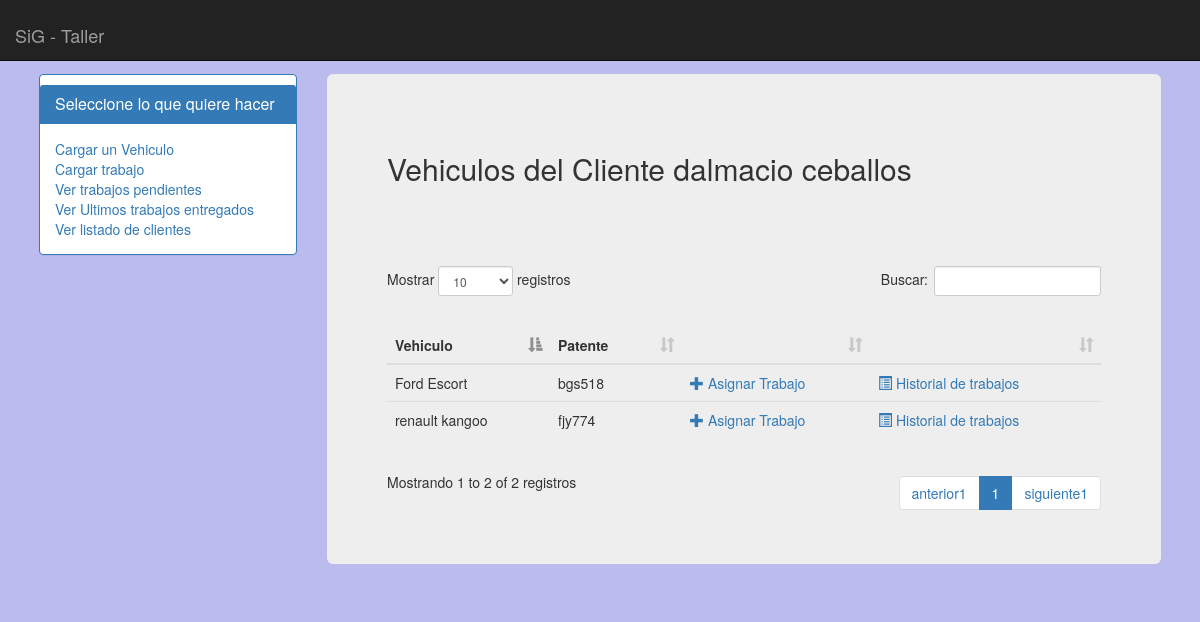
Page /gestion/ver_vehiculos_cliente/2/ on the committed database.
### apps/gestion/models.py (models this page shows, shortened)
class Cliente(models.Model):
	nombre					= models.CharField(max_length=100)
	fecha_nacimiento		= models.DateField(default=datetime.date.today,blank=True,null=True)
	telefono_numero 		= models.CharField(max_length=10, null=True)
	direccion				= models.CharField(max_length=100, null=True)
	otro_contacto			= models.CharField(max_length=150, null=True)

class ClienteVehiculo(models.Model):
	vehiculo 			= models.ForeignKey(Vehiculo,related_name='pertenece_a')
	cliente 			= models.ForeignKey(Cliente,related_name='tiene')
	fecha 				= models.DateField()
	fecha_hasta 		= models.DateField(null=True)

class Vehiculo(models.Model):
	tipo_vehiculo	= models.CharField(max_length=20)
	modelo_marca	= models.CharField(max_length=100)
	patente 		= models.CharField(max_length=12,unique=True)
	observaciones	= models.CharField(max_length=100,null=True)

### apps/gestion/views.py (the view)
# urls.py: url(r'^ver_vehiculos_cliente/(?P<id>[0-9]+)/$',ver_vehiculos_cliente,name='ver_vehiculos_cliente'),
def ver_vehiculos_cliente(request,id):
	cliente 	= Cliente.objects.get(id=id)
	vehiculos 	= cliente.tiene.all()
	print vehiculos
	values = {
		'cliente' 	: cliente,
		'vehiculos'	: vehiculos,
	}
	return render_to_response('gestion/vehiculos_cliente.html',values,context_instance = RequestContext(request))

### templates/gestion/vehiculos_cliente.html
{% extends 'index.html' %}
{% block cuerpo %}
<div>
	<h2>Vehiculos del Cliente {{ cliente.nombre }}</h2><hr>
		<table class="table" id="id_tbl-cliente-vehiculo">
			<thead>
				<tr>
					<th>
						Vehiculo
					</th>
					<th>
						Patente
					</th>
					<th>
					</th>
					<th>
					</th>
				</tr>
			</thead>
			<tbody>
			{% for vehiculo in vehiculos %}
				<tr>
					<td>
						{{ vehiculo.vehiculo.modelo_marca }}
					</td>
					<td>
						{{ vehiculo.vehiculo.patente }}
					</td>
					<td>
						<a href="{% url 'carga_trabajo' vehiculo.vehiculo.id %}"> <i class="glyphicon glyphicon-plus"></i> Asignar Trabajo </a>
					</td>
					<td>
						<a href="{% url 'ver_trabajos_vehiculo' vehiculo.vehiculo.id %}"> <i class="glyphicon glyphicon-list-alt"></i> Historial de trabajos </a>
					</td>
				</tr>
			{% endfor %}
			</tbody>
		</table>
</div>
{% endblock cuerpo %}

### static/css/styles.css (style rules this page uses)
body { background-color:#bbe; margin:2% 2% 0% 2%; }
div { padding-top: 10px; }

### rows in the picture
Cliente: nombre "dalmacio ceballos"
ClienteVehiculo: vehiculo.modelo_marca "Ford Escort", vehiculo.patente "bgs518"
ClienteVehiculo: vehiculo.modelo_marca "renault kangoo", vehiculo.patente "fjy774"
